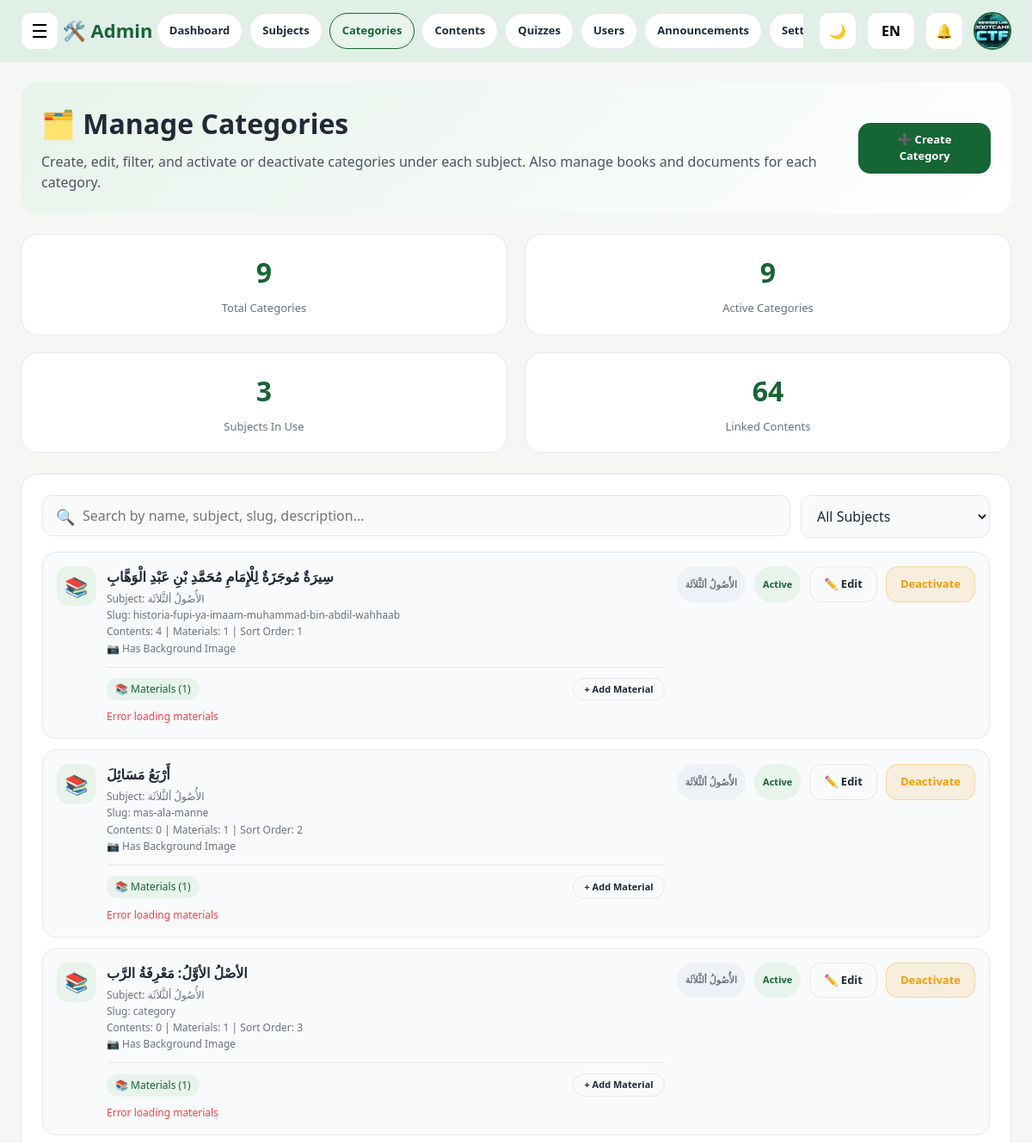
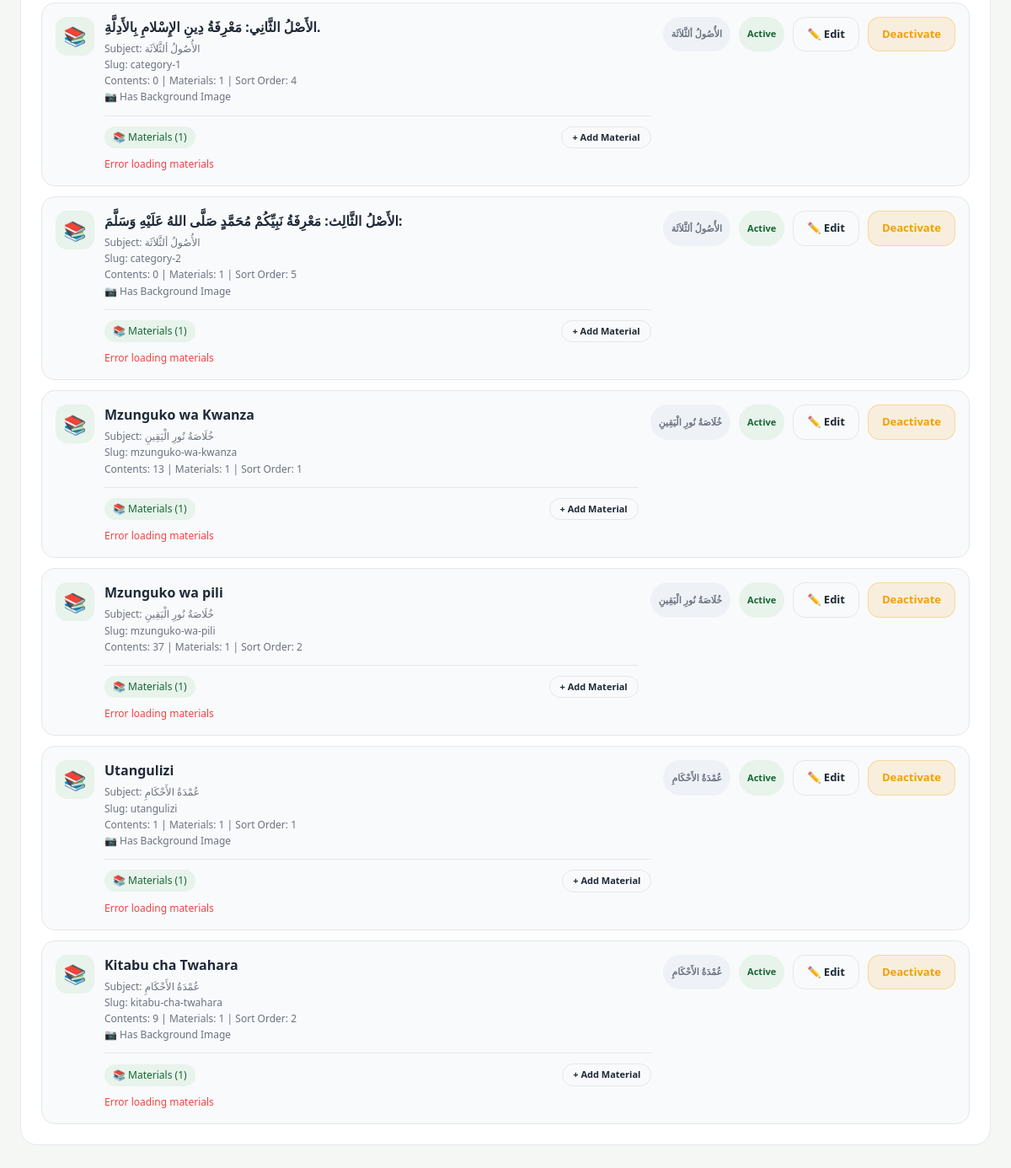
Page /myislam-v2/admin/admin_categories.php (signed in) on the committed database (2 pictures, top to bottom).
### tables this page shows
CREATE TABLE `users` (
  `id` int(11) NOT NULL,
  `full_name` varchar(150) NOT NULL,
  `username` varchar(50) DEFAULT NULL,
  `email` varchar(150) NOT NULL,
  `whatsapp` varchar(20) DEFAULT NULL,
  `password` varchar(255) NOT NULL,
  `role` enum('owner','admin','sheikh','user') NOT NULL DEFAULT 'user',
  `bio` text DEFAULT NULL,
  `profile_image` varchar(255) DEFAULT NULL,
  `is_active` tinyint(1) DEFAULT 1,
  `is_verified` tinyint(1) DEFAULT 0,
  `last_login_at` datetime DEFAULT NULL,
  `created_at` timestamp NULL DEFAULT current_timestamp()
);

CREATE TABLE `categories` (
  `id` int(11) NOT NULL,
  `subject_id` int(11) NOT NULL,
  `name` varchar(100) NOT NULL,
  `slug` varchar(100) NOT NULL,
  `description` text DEFAULT NULL,
  `icon` varchar(100) DEFAULT NULL,
  `image_path` varchar(255) DEFAULT NULL,
  `sort_order` int(11) DEFAULT 0,
  `lock_previous` tinyint(1) NOT NULL DEFAULT 0,
  `is_active` tinyint(1) DEFAULT 1,
  `created_at` timestamp NULL DEFAULT current_timestamp()
);

CREATE TABLE `subjects` (
  `id` int(11) NOT NULL,
  `name` varchar(100) NOT NULL,
  `slug` varchar(100) NOT NULL,
  `description` text DEFAULT NULL,
  `icon` varchar(100) DEFAULT NULL,
  `image_path` varchar(255) DEFAULT NULL,
  `sort_order` int(11) DEFAULT 0,
  `is_active` tinyint(1) DEFAULT 1,
  `created_at` timestamp NULL DEFAULT current_timestamp(),
  `image` varchar(255) DEFAULT NULL
);

### myislam-v2/admin/admin_categories.php (the view, shortened to what this page needs)
<?php
function e($v): string {
    return htmlspecialchars((string)$v, ENT_QUOTES, 'UTF-8');
}
$userId = (int)$_SESSION['user_id'];
$conn = db();
function getAdminUser(PDO $conn, int $userId): ?array {
    try {
        $stmt = $conn->prepare("
            SELECT id, full_name, email, profile_image, role, is_active, created_at
            FROM users
            WHERE id = ? AND is_active = 1
            LIMIT 1
        ");
        $stmt->execute([$userId]);
        $user = $stmt->fetch();
        return $user;
    } catch (PDOException $e) {
        error_log("getAdminUser: " . $e->getMessage());
        return null;
    }
}
function getCategories(PDO $conn): array {
    try {
        $stmt = $conn->query("
            SELECT
                c.id,
                c.subject_id,
                c.name,
                c.slug,
                c.description,
                c.sort_order,
                c.is_active,
                c.image_path,
                s.name AS subject_name,
                s.icon AS subject_icon,
                COUNT(DISTINCT ct.id) AS total_contents,
                COUNT(DISTINCT cm.id) AS total_materials
            FROM categories c
            LEFT JOIN subjects s ON s.id = c.subject_id
            LEFT JOIN contents ct ON ct.category_id = c.id
            LEFT JOIN category_materials cm ON cm.category_id = c.id
            GROUP BY
                c.id, c.subject_id, c.name, c.slug, c.description, c.sort_order, c.is_active, c.image_path,
                s.name, s.icon
            ORDER BY s.name ASC, c.sort_order ASC, c.name ASC
        ");
        return $stmt->fetchAll();
    } catch (PDOException $e) {
        error_log("getCategories: " . $e->getMessage());
        return [];
    }
}
try {
    $conn->exec("
        CREATE TABLE IF NOT EXISTS `category_materials` (
            `id` int NOT NULL AUTO_INCREMENT,
            `category_id` int NOT NULL,
            `title` varchar(255) NOT NULL,
            `description` text,
            `file_path` varchar(500) NOT NULL,
            `thumbnail_path` varchar(500) DEFAULT NULL,
            `file_type` enum('pdf','word','excel','powerpoint','image','other') NOT NULL DEFAULT 'pdf',
            `file_size` int DEFAULT NULL,
            `is_external_link` tinyint(1) NOT NULL DEFAULT '0',
            `external_url` varchar(500) DEFAULT NULL,
            `allow_download` tinyint(1) NOT NULL DEFAULT '1',
            `view_count` int NOT NULL DEFAULT '0',
            `download_count` int NOT NULL DEFAULT '0',
            `sort_order` int NOT NULL DEFAULT '0',
            `is_active` tinyint(1) NOT NULL DEFAULT '1',
            `created_by` int NOT NULL,
            `created_at` timestamp NULL DEFAULT CURRENT_TIMESTAMP,
            `updated_at` timestamp NULL DEFAULT CURRENT_TIMESTAMP ON UPDATE CURRENT_TIMESTAMP,
            PRIMARY KEY (`id`),
            KEY `category_id` (`category_id`),
            KEY `is_active` (`is_active`)
        ) ENGINE=InnoDB DEFAULT CHARSET=utf8mb4
    ");
    $conn->exec("
        ALTER TABLE categories ADD COLUMN IF NOT EXISTS `image_path` VARCHAR(255) DEFAULT NULL AFTER `icon`
    ");
} catch (PDOException $e) {
}
$admin = getAdminUser($conn, $userId);
$categories = getCategories($conn);
$totalCategories = count($categories);
$activeCategories = count(array_filter($categories, fn($c) => (int)($c['is_active'] ?? 0) === 1));
$linkedContents = array_sum(array_map(fn($c) => (int)($c['total_contents'] ?? 0), $categories));
$subjectsWithCategories = count(array_unique(array_map(fn($c) => (int)($c['subject_id'] ?? 0), $categories)));
$mainNavigation = [
    ['name' => 'Dashboard', 'link' => 'dashboard.php', 'active' => false],
    ['name' => 'Subjects', 'link' => 'admin_subjects.php', 'active' => false],
    ['name' => 'Categories', 'link' => 'admin_categories.php', 'active' => true],
    ['name' => 'Contents', 'link' => 'admin_contents.php', 'active' => false],
    ['name' => 'Quizzes', 'link' => 'admin_quizzes.php', 'active' => false],
    ['name' => 'Users', 'link' => 'admin_users.php', 'active' => false],
    ['name' => 'Announcements', 'link' => 'admin_announcements.php', 'active' => false],
    ['name' => 'Settings', 'link' => 'admin_settings.php', 'active' => false],
    ['name' => 'Logout', 'link' => '../logout.php', 'active' => false],
];
?>
<!DOCTYPE html>
<html lang="en">
<head>
</head>
<body>
<header class="app-header">
    <div class="header-left">
        <button class="menu-toggle" id="menuToggle" aria-label="Menu">☰</button>
        <div class="brand-box">🛠️ Admin</div>
        <nav class="header-top-nav" aria-label="Admin navigation">
            <?php foreach ($mainNavigation as $navItem): ?>
                <a href="<?php echo e($navItem['link']); ?>" class="header-top-link <?php echo $navItem['active'] ? 'active' : ''; ?>">
                    <?php echo e($navItem['name']); ?>
                </a>
            <?php endforeach; ?>
        </nav>
    </div>
    <div class="header-right">
        <button class="icon-btn" id="themeToggle" aria-label="Dark mode">🌙</button>
        <button class="lang-btn" id="langToggle">EN</button>
        <button class="icon-btn" aria-label="Notifications">🔔</button>
        <div class="profile-area" id="profileArea">
            <button class="profile-btn" id="profileToggle" type="button" aria-label="Open profile menu" aria-expanded="false">
                <?php if (!empty($admin['profile_image'])): ?>
                    <img src="<?php echo e($admin['profile_image']); ?>" alt="Profile">
                <?php else: ?>
                    <?php echo e(initials((string)$admin['full_name'])); ?>
                <?php endif; ?>
            </button>
        </div>
    </div>
</header>
<div class="page-layout">
    <main class="main-content">
        <div class="page-stack">
            <section class="hero-card section-card">
                <div>
                    <h1>🗂️ Manage Categories</h1>
                    <p>Create, edit, filter, and activate or deactivate categories under each subject. Also manage books and documents for each category.</p>
                </div>
                <button class="btn primary" id="createCategoryBtn">➕ Create Category</button>
            </section>
            <div class="stats-grid">
                <div class="section-card stat-card">
                    <div class="stat-value"><?php echo $totalCategories; ?></div>
                    <div class="stat-label">Total Categories</div>
                </div>
                <div class="section-card stat-card">
                    <div class="stat-value"><?php echo $activeCategories; ?></div>
                    <div class="stat-label">Active Categories</div>
                </div>
                <div class="section-card stat-card">
                    <div class="stat-value"><?php echo $subjectsWithCategories; ?></div>
                    <div class="stat-label">Subjects In Use</div>
                </div>
                <div class="section-card stat-card">
                    <div class="stat-value"><?php echo $linkedContents; ?></div>
                    <div class="stat-label">Linked Contents</div>
                </div>
            </div>
            <section class="section-card">
                <div class="filters-row">
                    <div class="search-wrap">
                        <span class="search-icon">🔍</span>
                        <input type="text" id="categorySearchInput" class="search-input" placeholder="Search by name, subject, slug, description...">
                    </div>
                    <select id="subjectFilter" class="form-select">
                        <option value="">All Subjects</option>
                    </select>
                </div>
                <?php if (!empty($categories)): ?>
                    <div class="categories-list" id="categoriesList">
                        <?php foreach ($categories as $category): ?>
                            <?php
                            $searchBlob = strtolower(
                                ($category['name'] ?? '') . ' ' .
                                ($category['slug'] ?? '') . ' ' .
                                ($category['description'] ?? '') . ' ' .
                                ($category['subject_name'] ?? '')
                            );
                            $subjectFilterValue = strtolower((string)($category['subject_name'] ?? ''));
                            $categoryImage = !empty($category['image_path']) ? $category['image_path'] : null;
                            ?>
                            <div class="category-item category-search-item"
                                 data-search="<?php echo e($searchBlob); ?>"
                                 data-subject="<?php echo e($subjectFilterValue); ?>"
                                 data-category-id="<?php echo (int)$category['id']; ?>">
                                <div class="category-left">
                                    <div class="category-icon"><?php echo e($category['subject_icon'] ?? '📚'); ?></div>
                                    <div style="flex:1">
                                        <div class="category-name"><?php echo e($category['name'] ?? 'Untitled'); ?></div>
                                        <div class="category-meta">
                                            Subject: <?php echo e($category['subject_name'] ?? 'Unknown'); ?><br>
                                            Slug: <?php echo e($category['slug'] ?? '--'); ?><br>
                                            Contents: <?php echo (int)($category['total_contents'] ?? 0); ?> |
                                            Materials: <?php echo (int)($category['total_materials'] ?? 0); ?> |
                                            Sort Order: <?php echo (int)($category['sort_order'] ?? 0); ?>
                                            <?php if ($categoryImage): ?>
                                                <br>📷 Has Background Image
                                            <?php endif; ?>
                                        </div>
                                        <div class="category-materials-list" id="materials-<?php echo (int)$category['id']; ?>">
                                            <div class="materials-header">
                                                <span class="materials-badge">📚 Materials (<?php echo (int)($category['total_materials'] ?? 0); ?>)</span>
                                                <button class="btn secondary add-material-btn" style="padding:4px 12px; font-size:11px;" data-category-id="<?php echo (int)$category['id']; ?>" data-category-name="<?php echo e($category['name']); ?>">
                                                    + Add Material
                                                </button>
                                            </div>
                                            <div class="materials-grid-small" id="materials-container-<?php echo (int)$category['id']; ?>">
                                            </div>
                                        </div>
                                    </div>
                                </div>
                                <div class="category-actions">
                                    <span class="badge neutral"><?php echo e($category['subject_name'] ?? 'Unknown'); ?></span>
                                    <span class="badge <?php echo (int)($category['is_active'] ?? 0) === 1 ? '' : 'danger'; ?>">
                                        <?php echo (int)($category['is_active'] ?? 0) === 1 ? 'Active' : 'Inactive'; ?>
                                    </span>
                                    <button class="btn secondary edit-category-btn" data-category-id="<?php echo (int)$category['id']; ?>">✏️ Edit</button>
                                    <button class="btn warn toggle-category-btn" data-category-id="<?php echo (int)$category['id']; ?>">
                                        <?php echo (int)($category['is_active'] ?? 0) === 1 ? 'Deactivate' : 'Activate'; ?>
                                    </button>
                                </div>
                            </div>
                        <?php endforeach; ?>
                    </div>
                <?php else: ?>
                    <div class="empty-state">No categories found. Click "Create Category" to add one.</div>
                <?php endif; ?>
            </section>
        </div>
    </main>
</div>
</body>
</html>

### rows in the picture
users: profile_image (picture)
categories: subject.icon "📚", name "سِيرَةٌ مُوجَزَةٌ لِلْإِمَامِ مُحَمَّدِ بْنِ عَبْدِ الْوَهَّابِ", subject.name "الأُصُولُ ألثَّلاَثَة", slug "historia-fupi-ya-imaam-muhammad-bin-abdil-wahhaab", total_contents "4", total_materials "1", sort_order "1", shows "📷 Has Background Image", is_active "Active"
categories: subject.icon "📚", name "أَرْبَعُ مَسَائِلَ", subject.name "الأُصُولُ ألثَّلاَثَة", slug "mas-ala-manne", total_contents "0", total_materials "1", sort_order "2", shows "📷 Has Background Image", is_active "Active"
categories: subject.icon "📚", name "الأصْلُ الأوَّلُ: مَعْرِفَةُ الرَّب", subject.name "الأُصُولُ ألثَّلاَثَة", slug "category", total_contents "0", total_materials "1", sort_order "3", shows "📷 Has Background Image", is_active "Active"
categories: subject.icon "📚", name "الأَصْلُ الثَّانِي: مَعْرِفَةُ دِينِ الإِسْلامِ بِالأَدِلَّةِ.", subject.name "الأُصُولُ ألثَّلاَثَة", slug "category-1", total_contents "0", total_materials "1", sort_order "4", shows "📷 Has Background Image", is_active "Active"
categories: subject.icon "📚", name "الأَصْلُ الثَّالِث: مَعْرِفَةُ نَبِيِّكُمْ مُحَمَّدٍ صَلَّى اللهُ عَلَيْهِ وَسَلَّمَ:", subject.name "الأُصُولُ ألثَّلاَثَة", slug "category-2", total_contents "0", total_materials "1", sort_order "5", shows "📷 Has Background Image", is_active "Active"
categories: subject.icon "📚", name "Mzunguko wa Kwanza", subject.name "خُلَاصَةُ نُورِ الْيَقِينِ", slug "mzunguko-wa-kwanza", total_contents "13", total_materials "1", sort_order "1", is_active "Active"
categories: subject.icon "📚", name "Mzunguko wa pili", subject.name "خُلَاصَةُ نُورِ الْيَقِينِ", slug "mzunguko-wa-pili", total_contents "37", total_materials "1", sort_order "2", is_active "Active"
categories: subject.icon "📚", name "Utangulizi", subject.name "عُمْدَةُ الأَحْكَامِ", slug "utangulizi", total_contents "1", total_materials "1", sort_order "1", shows "📷 Has Background Image", is_active "Active"
categories: subject.icon "📚", name "Kitabu cha Twahara", subject.name "عُمْدَةُ الأَحْكَامِ", slug "kitabu-cha-twahara", total_contents "9", total_materials "1", sort_order "2", shows "📷 Has Background Image", is_active "Active"

### other values in the picture
$navItem['name'] "Dashboard"
$navItem['name'] "Subjects"
$navItem['name'] "Categories"
$navItem['name'] "Contents"
$navItem['name'] "Quizzes"
$navItem['name'] "Users"
$navItem['name'] "Announcements"
$totalCategories "9"
$activeCategories "9"
$subjectsWithCategories "3"
$linkedContents "64"
